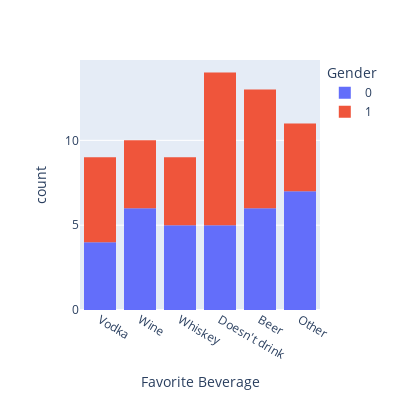

Notebook code cell kept with this figure:
### Code cell
fig = px.histogram(data_frame=df, x="Favorite Beverage", color="Gender", width=400, height=400)
fig.show()

### Figure 1 — Plotly figure (JSON) as saved in the notebook; plotly's stock layout.template omitted (floating-point values rounded to 4 significant figures)
{"data": [{"alignmentgroup": "True", "bingroup": "x", "hovertemplate": "Gender=0<br>Favorite Beverage=%{x}<br>count=%{y}<extra></extra>", "legendgroup": "0", "marker": {"color": "#636efa", "pattern": {"shape": ""}}, "name": "0", "offsetgroup": "0", "orientation": "v", "showlegend": true, "type": "histogram", "x": ["Vodka", "Vodka", "Wine", "Whiskey", "Vodka", "Doesn't drink", "Beer", "Whiskey", "Other", "Wine", "Other", "Other", "Wine", "Wine", "Beer", "Wine", "Wine", "Other", "Other", "Doesn't drink", "Beer", "Whiskey", "Vodka", "Other", "Whiskey", "Whiskey", "Beer", "Doesn't drink", "Doesn't drink", "Doesn't drink", "Other", "Beer", "Beer"], "xaxis": "x", "yaxis": "y"}, {"alignmentgroup": "True", "bingroup": "x", "hovertemplate": "Gender=1<br>Favorite Beverage=%{x}<br>count=%{y}<extra></extra>", "legendgroup": "1", "marker": {"color": "#EF553B", "pattern": {"shape": ""}}, "name": "1", "offsetgroup": "1", "orientation": "v", "showlegend": true, "type": "histogram", "x": ["Wine", "Beer", "Other", "Doesn't drink", "Other", "Whiskey", "Vodka", "Vodka", "Doesn't drink", "Doesn't drink", "Wine", "Beer", "Beer", "Wine", "Whiskey", "Doesn't drink", "Beer", "Doesn't drink", "Doesn't drink", "Doesn't drink", "Beer", "Doesn't drink", "Other", "Other", "Vodka", "Vodka", "Whiskey", "Whiskey", "Vodka", "Beer", "Doesn't drink", "Wine", "Beer"], "xaxis": "x", "yaxis": "y"}], "layout": {"barmode": "relative", "height": 400, "legend": {"title": {"text": "Gender"}, "tracegroupgap": 0}, "margin": {"t": 60}, "width": 400, "xaxis": {"anchor": "y", "domain": [0, 1], "title": {"text": "Favorite Beverage"}, "type": "category", "range": [-0.5, 5.5], "autorange": true}, "yaxis": {"anchor": "x", "domain": [0, 1], "title": {"text": "count"}, "range": [0, 14.74], "autorange": true}}}
